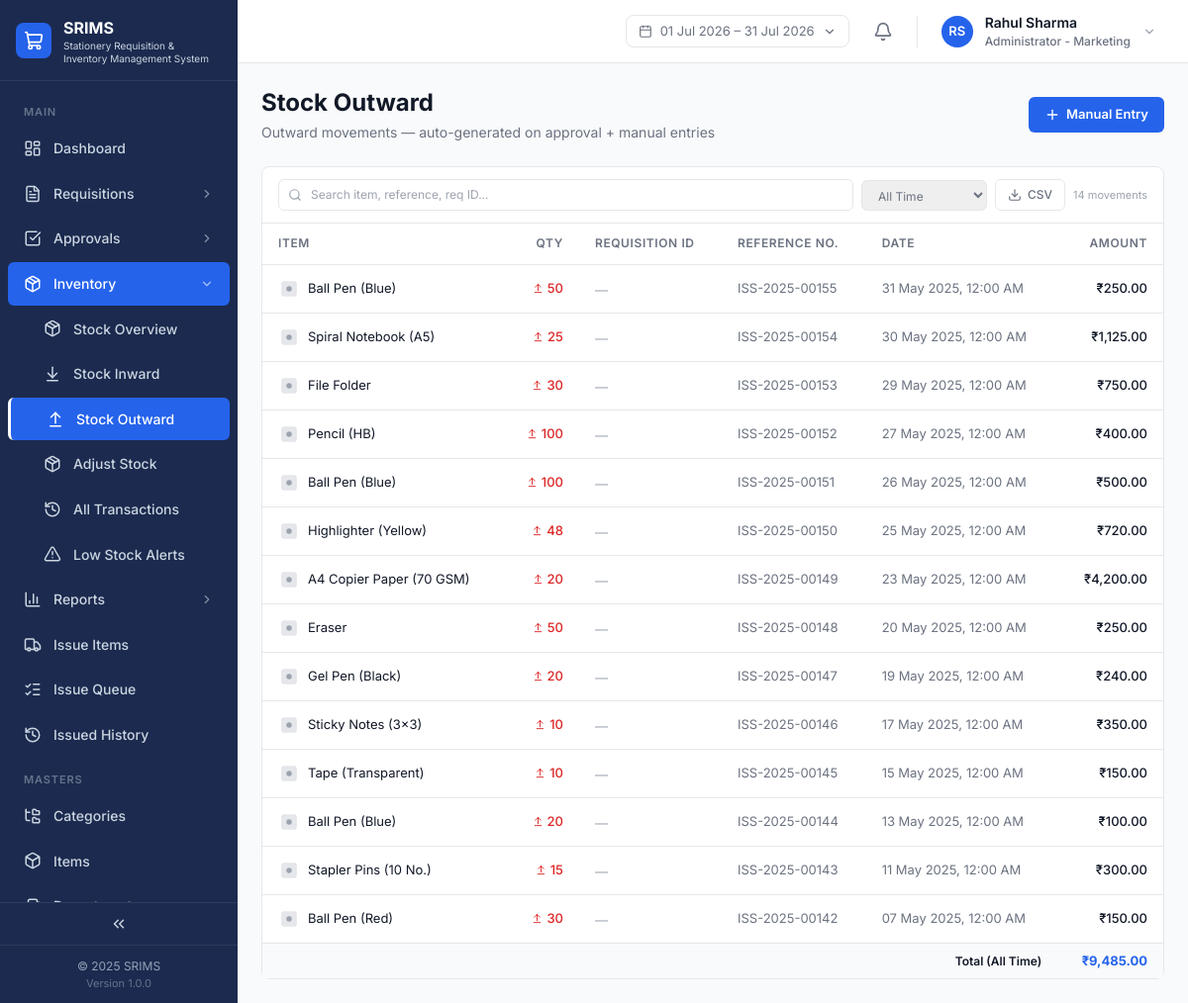
/inventory/outward.php (signed in), run on the app's committed database.
### tables this page shows
CREATE TABLE IF NOT EXISTS `departments` (
  `id` VARCHAR(40) NOT NULL PRIMARY KEY,
  `name` VARCHAR(191) NOT NULL UNIQUE
);

CREATE TABLE IF NOT EXISTS `stock_transactions` (
  `id` VARCHAR(40) NOT NULL PRIMARY KEY,
  `type` ENUM('INWARD','OUTWARD','ADJUSTMENT') NOT NULL,
  `item_id` VARCHAR(40) NOT NULL,
  `quantity` INT NOT NULL,
  `unit_price` DECIMAL(12,2) NOT NULL DEFAULT 0,
  `reference_no` VARCHAR(60) DEFAULT NULL,
  `reference_type` VARCHAR(60) DEFAULT NULL,
  `linked_requisition_id` VARCHAR(40) DEFAULT NULL,
  `date` DATE NOT NULL DEFAULT (CURRENT_DATE),
  `user_id` VARCHAR(40) NOT NULL,
  KEY `idx_st_item` (`item_id`),
  KEY `idx_st_type` (`type`),
  KEY `idx_st_date` (`date`),
  CONSTRAINT `fk_st_item` FOREIGN KEY (`item_id`) REFERENCES `items` (`id`),
  CONSTRAINT `fk_st_user` FOREIGN KEY (`user_id`) REFERENCES `users` (`id`)
);

CREATE TABLE IF NOT EXISTS `items` (
  `id` VARCHAR(40) NOT NULL PRIMARY KEY,
  `name` VARCHAR(191) NOT NULL,
  `category_id` VARCHAR(40) NOT NULL,
  `unit` VARCHAR(40) NOT NULL,
  `unit_price` DECIMAL(12,2) NOT NULL DEFAULT 0,
  `current_stock` INT NOT NULL DEFAULT 0,
  `min_stock_level` INT NOT NULL DEFAULT 10,
  `is_active` TINYINT(1) NOT NULL DEFAULT 1,
  `icon_key` VARCHAR(191) DEFAULT NULL,
  KEY `idx_items_category` (`category_id`),
  CONSTRAINT `fk_items_category` FOREIGN KEY (`category_id`) REFERENCES `categories` (`id`)
);

### includes/auth.php (called while the page is built, shortened)
<?php
function currentUser(): ?array
{
    return $_SESSION['user'] ?? null;
}

### inventory/outward.php (the view, shortened to what this page needs)
<?php
require_once __DIR__ . '/../config.php';
$user = currentUser();
function fetchOutwardHistory(PDO $pdo, string $period, string $search): array
{
    $sql = "SELECT st.*, i.name AS item_name, i.icon_key FROM stock_transactions st JOIN items i ON i.id = st.item_id WHERE st.type = 'OUTWARD'";
    $params = [];
    $sql .= ' ORDER BY st.date DESC, st.id DESC';
    $stmt = $pdo->prepare($sql);
    $stmt->execute($params);
    return $stmt->fetchAll();
}
$searchQuery = trim($_GET['q'] ?? '');
$period = $_GET['period'] ?? 'all';
$filteredHistory = fetchOutwardHistory($pdo, $period, $searchQuery);
$periodLabels = ['all' => 'All Time', 'this_month' => 'This Month', 'last_3_months' => 'Last 3 Months', 'last_6_months' => 'Last 6 Months', 'last_year' => 'Last Year'];
$linkableReqs = $pdo->query("SELECT r.*, u.name AS user_name, d.name AS department_name FROM requisitions r JOIN users u ON u.id=r.user_id JOIN departments d ON d.id=r.department_id WHERE r.status IN ('APPROVED','ISSUED','PARTIAL') ORDER BY r.created_at DESC")->fetchAll();
$grandTotal = array_sum(array_map(fn($t) => $t['quantity'] * $t['unit_price'], $filteredHistory));
include __DIR__ . '/../includes/header.php';
include __DIR__ . '/../includes/app-shell-start.php';
?>
<div class="mb-6 flex flex-col gap-1 sm:flex-row sm:items-center sm:justify-between">
    <div><h1 class="text-page-title text-text-primary">Stock Outward</h1><p class="text-page-subtitle text-text-secondary mt-1">Outward movements — auto-generated on approval + manual entries</p></div>
    <button type="button" onclick="document.getElementById('outward-form').classList.toggle('hidden')" class="mt-3 sm:mt-0 flex items-center gap-1.5 rounded-button bg-brand-primary px-4 py-2 text-[13px] font-semibold text-white hover:bg-brand-primary-hover w-fit"><i data-lucide="plus" style="width:16px;height:16px"></i> Manual Entry</button>
</div>
<div class="rounded-card border border-border bg-surface-card">
    <form method="GET" class="flex flex-wrap items-center gap-2 border-b border-border px-4 py-3">
        <div class="relative flex-1 min-w-[180px]">
            <i data-lucide="search" class="absolute left-2.5 top-1/2 -translate-y-1/2 text-text-muted" style="width:14px;height:14px"></i>
            <input type="text" name="q" value="<?= e($searchQuery) ?>" placeholder="Search item, reference, req ID..." class="w-full rounded-button border border-border py-1.5 pl-8 pr-2 text-[12px] placeholder:text-text-muted focus:border-brand-primary focus:outline-none">
        </div>
        <select name="period" onchange="this.form.submit()" class="rounded-button border border-border px-3 py-1.5 text-[12px] text-text-secondary focus:border-brand-primary focus:outline-none">
            <?php foreach ($periodLabels as $k => $l): ?><option value="<?= $k ?>" <?= $period === $k ? 'selected' : '' ?>><?= $l ?></option><?php endforeach; ?>
        </select>
        <a href="?export=csv&period=<?= e($period) ?>&q=<?= e($searchQuery) ?>" class="flex items-center gap-1.5 rounded-button border border-border px-3 py-1.5 text-[12px] font-medium text-text-secondary hover:bg-gray-50"><i data-lucide="download" style="width:14px;height:14px"></i> CSV</a>
        <span class="text-[11px] text-text-muted ml-auto"><?= count($filteredHistory) ?> movement<?= count($filteredHistory) !== 1 ? 's' : '' ?></span>
    </form>
    <div class="overflow-x-auto">
        <table class="w-full">
            <thead><tr class="border-b border-border">
                <th class="px-4 py-3 text-left text-table-header uppercase tracking-table-header text-text-secondary">Item</th>
                <th class="px-4 py-3 text-right text-table-header uppercase tracking-table-header text-text-secondary">Qty</th>
                <th class="px-4 py-3 text-left text-table-header uppercase tracking-table-header text-text-secondary">Requisition ID</th>
                <th class="px-4 py-3 text-left text-table-header uppercase tracking-table-header text-text-secondary">Reference No.</th>
                <th class="px-4 py-3 text-left text-table-header uppercase tracking-table-header text-text-secondary">Date</th>
                <th class="px-4 py-3 text-right text-table-header uppercase tracking-table-header text-text-secondary">Amount</th>
            </tr></thead>
            <tbody>
                <?php if (empty($filteredHistory)): ?>
                <tr><td colspan="6" class="px-4 py-12 text-center text-[14px] text-text-muted">No outward movements in <?= mb_strtolower($periodLabels[$period]) ?></td></tr>
                <?php else: foreach ($filteredHistory as $txn): ?>
                <tr class="border-b border-border last:border-0">
                    <td class="px-4 py-3"><div class="flex items-center gap-2"><?= itemIconSvg($txn['icon_key'], $txn['item_id'], 22) ?><span class="text-[13px] text-text-primary"><?= e($txn['item_name']) ?></span></div></td>
                    <td class="px-4 py-3 text-right"><span class="flex items-center justify-end gap-1 text-[13px] font-medium text-red-600"><i data-lucide="arrow-up-from-line" style="width:11px;height:11px"></i><?= (int) $txn['quantity'] ?></span></td>
                    <td class="px-4 py-3"><?php if ($txn['linked_requisition_id']): ?><button type="button" onclick="openReqModal('<?= e($txn['linked_requisition_id']) ?>')" class="text-[13px] font-medium text-brand-primary hover:underline"><?= e($txn['linked_requisition_id']) ?></button><?php else: ?><span class="text-[13px] text-text-muted">—</span><?php endif; ?></td>
                    <td class="px-4 py-3 text-[13px] text-text-secondary"><?= e($txn['reference_no']) ?></td>
                    <td class="px-4 py-3 text-[13px] text-text-secondary"><?= formatDateTime($txn['date']) ?></td>
                    <td class="px-4 py-3 text-right text-[13px] font-medium text-text-primary"><?= formatCurrency($txn['quantity'] * $txn['unit_price']) ?></td>
                </tr>
                <?php endforeach; endif; ?>
            </tbody>
            <?php if (!empty($filteredHistory)): ?>
            <tfoot><tr class="border-t border-border bg-gray-50">
                <td colspan="5" class="px-4 py-2 text-right text-[12px] font-semibold text-text-primary">Total (<?= $periodLabels[$period] ?>)</td>
                <td class="px-4 py-2 text-right text-[13px] font-bold text-brand-primary"><?= formatCurrency($grandTotal) ?></td>
            </tr></tfoot>
            <?php endif; ?>
        </table>
    </div>
</div>
<?php
include __DIR__ . '/../includes/app-shell-end.php';

### includes/topbar.php (shortened to what this page needs)
<?php
$today = new DateTime('now');
$rangeFrom = (new DateTime($today->format('Y-m-01')))->format('Y-m-d');
$rangeTo   = (new DateTime($today->format('Y-m-t')))->format('Y-m-d');
$fmtDisplay = fn(string $iso) => (new DateTime($iso))->format('d M Y');
?>
<header class="app-topbar fixed top-0 left-0 right-0 z-30 flex h-topbar items-center justify-between border-b border-border bg-white px-6">
    <div class="flex items-center gap-4">
        <div class="relative hidden md:block">
            <button type="button" id="dateRangeBtn" class="flex items-center gap-2 rounded-lg border border-border px-3 py-1.5 text-[13px] text-text-secondary hover:bg-gray-50">
                <i data-lucide="calendar" style="width:14px;height:14px"></i>
                <span id="dateRangeLabel"><?= e($fmtDisplay($rangeFrom)) ?> – <?= e($fmtDisplay($rangeTo)) ?></span>
                <i data-lucide="chevron-down" style="width:14px;height:14px"></i>
            </button>
        </div>
        <div class="relative">
            <button type="button" id="notifBellBtn" class="relative rounded-md p-2 text-text-secondary hover:bg-gray-100">
                <i data-lucide="bell" style="width:20px;height:20px"></i>
            </button>
        </div>
        <div class="relative">
            <button type="button" id="userMenuBtn" class="flex items-center gap-3 rounded-lg px-2 py-1 hover:bg-gray-50">
                <?php if (!empty($user['avatarUrl'])): ?>
                    <img src="<?= e($user['avatarUrl']) ?>" alt="<?= e($user['name']) ?>" class="h-8 w-8 rounded-full object-cover">
                <?php else: ?>
                    <div class="flex h-8 w-8 items-center justify-center rounded-full bg-brand-primary text-[13px] font-semibold text-white"><?= e(userInitials($user['name'])) ?></div>
                <?php endif; ?>
                <div class="hidden text-left md:block">
                    <div class="text-[14px] font-semibold text-text-primary"><?= e($user['name']) ?></div>
                    <div class="text-[12px] font-medium text-text-secondary"><?= e(roleLabel($user['role'])) ?><?= $user['departmentName'] ? ' - ' . e($user['departmentName']) : '' ?></div>
                </div>
                <i data-lucide="chevron-down" class="hidden text-text-muted md:block" style="width:14px;height:14px"></i>
            </button>
        </div>
    </div>
</header>

### includes/functions.php (shortened to what this page needs)
<?php
function formatCurrency(float $amount): string
{
    $formatted = number_format($amount, 2);
    if (preg_match('/^(-?)(\d+)(\.\d{2})$/', $formatted === '' ? '0.00' : str_replace(',', '', $formatted), $m)) {
        $sign = $m[1];
        $intPart = $m[2];
        $decPart = $m[3];
        if (strlen($intPart) > 3) {
            $last3 = substr($intPart, -3);
            $rest  = substr($intPart, 0, -3);
            $rest  = preg_replace('/\B(?=(\d{2})+(?!\d))/', ',', $rest);
            $intPart = $rest . ',' . $last3;
        }
        $formatted = $sign . $intPart . $decPart;
    }
    return '₹' . $formatted;
}
function formatDateTime($date): string
{
    $ts = is_numeric($date) ? (int)$date : strtotime((string)$date);
    return date('d M Y, h:i A', $ts);
}
function roleLabel(string $role): string
{
    $labels = [
        'ADMIN'         => 'Administrator',
        'USER'          => 'Employee',
        'APPROVER'      => 'Manager',
        'INVENTORY_MGR' => 'Inventory Manager',
    ];
    return $labels[$role] ?? $role;
}
function userInitials(string $name): string
{
    $parts = preg_split('/\s+/', trim($name));
    $initials = '';
    foreach ($parts as $p) {
        if ($p !== '') $initials .= mb_substr($p, 0, 1);
    }
    return mb_strtoupper(mb_substr($initials, 0, 2));
}
function itemIconSvg(?string $iconKey, ?string $itemId = null, int $size = 28): string
{
    $legacyMap = [
        'ITM-0001' => 'pen-blue', 'ITM-0002' => 'pen-red', 'ITM-0003' => 'marker',
        'ITM-0004' => 'pencil', 'ITM-0005' => 'highlighter', 'ITM-0006' => 'stapler-pins',
        'ITM-0007' => 'paper-a4', 'ITM-0008' => 'notebook', 'ITM-0009' => 'folder',
        'ITM-0010' => 'eraser', 'ITM-0011' => 'pen-black', 'ITM-0012' => 'marker-wb',
        'ITM-0013' => 'sticky-notes', 'ITM-0014' => 'clips', 'ITM-0015' => 'stapler',
        'ITM-0016' => 'scissors', 'ITM-0017' => 'tape', 'ITM-0018' => 'envelope',
        'ITM-0019' => 'correction', 'ITM-0020' => 'calculator', 'ITM-0021' => 'rubber-bands',
        'ITM-0022' => 'glue', 'ITM-0023' => 'arch-file', 'ITM-0024' => 'organizer', 'ITM-0025' => 'usb',
    ];
    $key = $iconKey ?: ($itemId ? ($legacyMap[$itemId] ?? null) : null);
    $s = $size;
    $inner = ($key && isset($icons[$key])) ? $icons[$key]
        : '<rect x="4" y="4" width="16" height="16" rx="2" fill="#E5E7EB" stroke="#D1D5DB" stroke-width="0.5"/><circle cx="12" cy="12" r="3" fill="#9CA3AF"/>';
    return "<svg width=\"$s\" height=\"$s\" viewBox=\"0 0 24 24\" fill=\"none\">$inner</svg>";
}
function e(?string $s): string
{
    return htmlspecialchars((string) $s, ENT_QUOTES, 'UTF-8');
}

### assets/css/custom.css (style rules this page uses)
:root { --sidebar-bg: #1B2A4E; --sidebar-active: #2563EB; --sidebar-text: #CBD5E1; --sidebar-text-hi: #FFFFFF; --sidebar-section: #64748B; --sidebar-border: #2D3B5E; --bg-app: #F9FAFB; --bg-card: #FFFFFF; --border: #E5E7EB; --border-strong: #D1D5DB; --text-primary: #111827; --text-secondary: #6B7280; --text-muted: #9CA3AF; --primary: #2563EB; --primary-hover: #1D4ED8; }
body { color: var(--text-primary); background: var(--bg-app); }
.app-topbar { left: 240px; transition: left .3s; }
@media (min-width: 1024px) { .app-topbar { left: 240px; } }

### data on the page
departments: name "Marketing"
stock_transactions: item.name "Ball Pen (Blue)", quantity "50", reference_no "ISS-2025-00155", date "31 May 2025, 12:00 AM", formatCurrency($txn['quantity'] * $txn['unit_price']) "₹250.00"
stock_transactions: item.name "Spiral Notebook (A5)", quantity "25", reference_no "ISS-2025-00154", date "30 May 2025, 12:00 AM", formatCurrency($txn['quantity'] * $txn['unit_price']) "₹1,125.00"
stock_transactions: item.name "File Folder", quantity "30", reference_no "ISS-2025-00153", date "29 May 2025, 12:00 AM", formatCurrency($txn['quantity'] * $txn['unit_price']) "₹750.00"
stock_transactions: item.name "Pencil (HB)", quantity "100", reference_no "ISS-2025-00152", date "27 May 2025, 12:00 AM", formatCurrency($txn['quantity'] * $txn['unit_price']) "₹400.00"
stock_transactions: item.name "Ball Pen (Blue)", quantity "100", reference_no "ISS-2025-00151", date "26 May 2025, 12:00 AM", formatCurrency($txn['quantity'] * $txn['unit_price']) "₹500.00"
stock_transactions: item.name "Highlighter (Yellow)", quantity "48", reference_no "ISS-2025-00150", date "25 May 2025, 12:00 AM", formatCurrency($txn['quantity'] * $txn['unit_price']) "₹720.00"
stock_transactions: item.name "A4 Copier Paper (70 GSM)", quantity "20", reference_no "ISS-2025-00149", date "23 May 2025, 12:00 AM", formatCurrency($txn['quantity'] * $txn['unit_price']) "₹4,200.00"
stock_transactions: item.name "Eraser", quantity "50", reference_no "ISS-2025-00148", date "20 May 2025, 12:00 AM", formatCurrency($txn['quantity'] * $txn['unit_price']) "₹250.00"
stock_transactions: item.name "Gel Pen (Black)", quantity "20", reference_no "ISS-2025-00147", date "19 May 2025, 12:00 AM", formatCurrency($txn['quantity'] * $txn['unit_price']) "₹240.00"
stock_transactions: item.name "Sticky Notes (3x3)", quantity "10", reference_no "ISS-2025-00146", date "17 May 2025, 12:00 AM", formatCurrency($txn['quantity'] * $txn['unit_price']) "₹350.00"
stock_transactions: item.name "Tape (Transparent)", quantity "10", reference_no "ISS-2025-00145", date "15 May 2025, 12:00 AM", formatCurrency($txn['quantity'] * $txn['unit_price']) "₹150.00"
stock_transactions: item.name "Ball Pen (Blue)", quantity "20", reference_no "ISS-2025-00144", date "13 May 2025, 12:00 AM", formatCurrency($txn['quantity'] * $txn['unit_price']) "₹100.00"
stock_transactions: item.name "Stapler Pins (10 No.)", quantity "15", reference_no "ISS-2025-00143", date "11 May 2025, 12:00 AM", formatCurrency($txn['quantity'] * $txn['unit_price']) "₹300.00"
stock_transactions: item.name "Ball Pen (Red)", quantity "30", reference_no "ISS-2025-00142", date "07 May 2025, 12:00 AM", formatCurrency($txn['quantity'] * $txn['unit_price']) "₹150.00"

### other printed values
$companyName ?: 'SRIMS' "SRIMS"
$section['title'] "MAIN"
$item['label'] "Dashboard"
$item['label'] "Requisitions"
$item['label'] "Approvals"
$item['label'] "Inventory"
$item['label'] "Stock Overview"
$item['label'] "Stock Inward"
$item['label'] "Stock Outward"
$item['label'] "Adjust Stock"
$item['label'] "All Transactions"
$item['label'] "Low Stock Alerts"
$item['label'] "Reports"
$item['label'] "Issue Items"
$item['label'] "Issue Queue"
